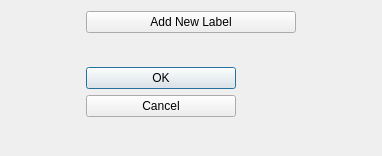
<?xml version="1.0" encoding="UTF-8"?>
<ui version="4.0">
 <class>newproject</class>
 <widget class="QDialog" name="newproject">
  <property name="geometry">
   <rect>
    <x>0</x>
    <y>0</y>
    <width>382</width>
    <height>156</height>
   </rect>
  </property>
  <property name="windowTitle">
   <string>Dialog</string>
  </property>
  <property name="layoutDirection">
   <enum>Qt::LeftToRight</enum>
  </property>
  <layout class="QGridLayout" name="gridLayout">
   <item row="0" column="0">
    <widget class="QPushButton" name="pushButton">
     <property name="minimumSize">
      <size>
       <width>210</width>
       <height>0</height>
      </size>
     </property>
     <property name="text">
      <string>Add New Label</string>
     </property>
    </widget>
   </item>
   <item row="1" column="0">
    <widget class="QDialogButtonBox" name="buttonBox">
     <property name="minimumSize">
      <size>
       <width>150</width>
       <height>72</height>
      </size>
     </property>
     <property name="maximumSize">
      <size>
       <width>150</width>
       <height>16777215</height>
      </size>
     </property>
     <property name="baseSize">
      <size>
       <width>150</width>
       <height>0</height>
      </size>
     </property>
     <property name="orientation">
      <enum>Qt::Vertical</enum>
     </property>
     <property name="standardButtons">
      <set>QDialogButtonBox::Cancel|QDialogButtonBox::Ok</set>
     </property>
     <property name="centerButtons">
      <bool>true</bool>
     </property>
    </widget>
   </item>
  </layout>
 </widget>
 <resources/>
 <connections>
  <connection>
   <sender>buttonBox</sender>
   <signal>rejected()</signal>
   <receiver>newproject</receiver>
   <slot>reject()</slot>
   <hints>
    <hint type="sourcelabel">
     <x>316</x>
     <y>260</y>
    </hint>
    <hint type="destinationlabel">
     <x>286</x>
     <y>274</y>
    </hint>
   </hints>
  </connection>
  <connection>
   <sender>buttonBox</sender>
   <signal>accepted()</signal>
   <receiver>newproject</receiver>
   <slot>accept()</slot>
   <hints>
    <hint type="sourcelabel">
     <x>290</x>
     <y>280</y>
    </hint>
    <hint type="destinationlabel">
     <x>157</x>
     <y>274</y>
    </hint>
   </hints>
  </connection>
 </connections>
</ui>
